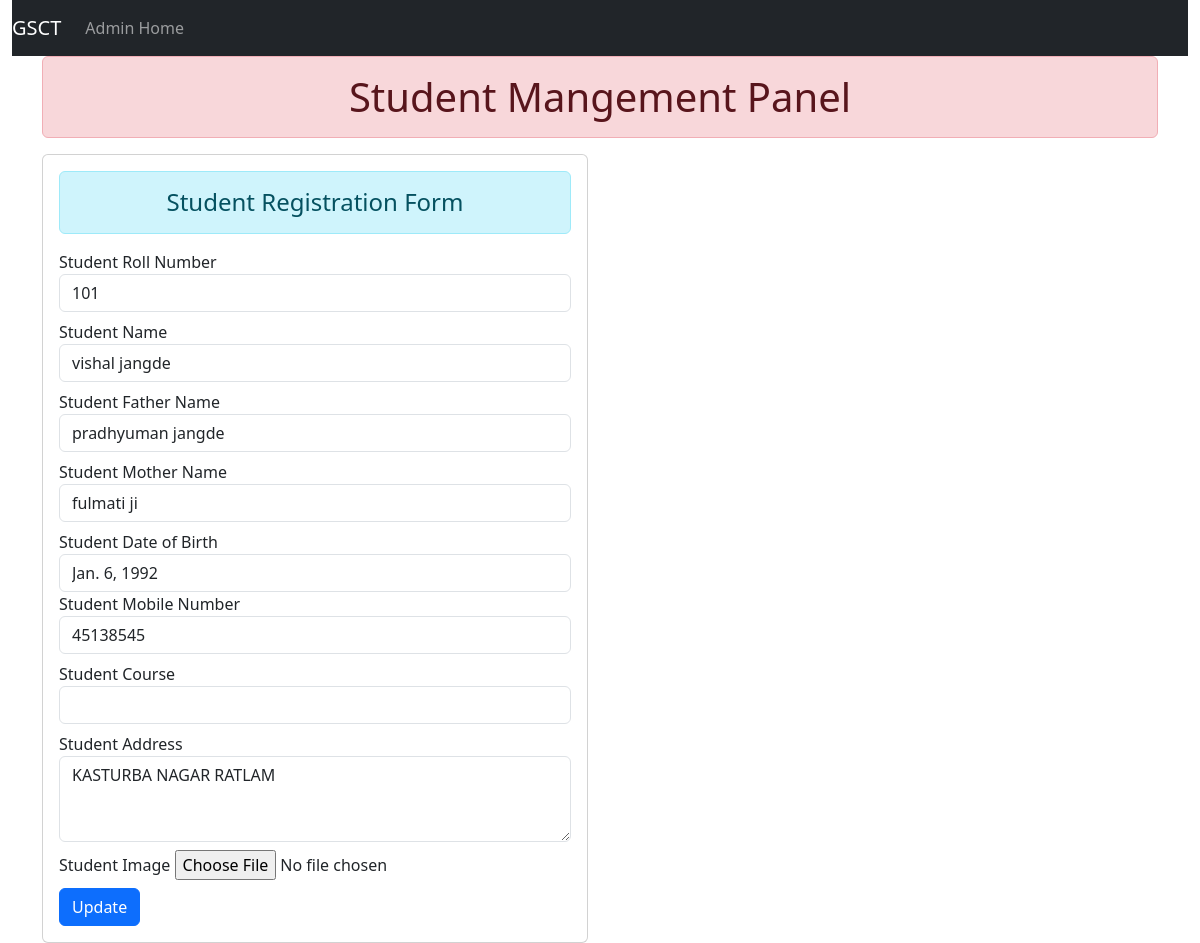
The app's page /update/1/ with its own data.
### student/models.py (models this page shows, shortened)
class Student(models.Model):
    course = models.ForeignKey(
        Course, verbose_name=("Course"), on_delete=models.CASCADE
    )
    year = models.ForeignKey(Year, verbose_name=("Year"), on_delete=models.CASCADE)
    semester = models.ForeignKey(
        Semester, verbose_name=("Semester"), on_delete=models.CASCADE
    )
    std_rollno = models.IntegerField()
    std_name = models.CharField(max_length=255)
    std_father_name = models.CharField(max_length=255)
    std_mother_name = models.CharField(max_length=255)
    std_age = models.DateField()
    std_mobile = models.IntegerField()
    std_address = models.CharField(max_length=500)
    std_image = models.FileField(
        upload_to="profile_images/", max_length=250, null=True, blank=True, default=None
    )

### student/views.py (the view)
# urls.py: path("update/<int:id>/", views.student_update, name="student_update"),
def student_update(request, id):
    std = Student.objects.get(pk=id)
    return render(request, "student_update.html", {"std": std})

### templates/student_update.html (shortened to what this page needs)
<!DOCTYPE html>
<html lang="en">
  {% load bootstrap5 %}
  {% bootstrap_css %}
  <head>
  </head>
  <body>
    <div class="container-fluid">
      <nav class="navbar navbar-expand-lg navbar-dark bg-dark">
        <div class="collapse navbar-collapse" id="navbarTogglerDemo01">
          <a class="navbar-brand" href="">GSCT</a>
          <ul class="navbar-nav mr-auto mt-2 mt-lg-0">
            <li class="nav-item active">
              <a class="nav-link" href="/admin/">Admin Home</a>
            </li>
          </ul>
        </div>
      </nav>
    </div>
    <div class="container">
      <h1 class="text-center alert alert-danger">Student Mangement Panel</h1>
      <div class="row">
        <div class="col-sm-6">
          <div class="card">
            <div class="card-body">
              <h4 class="text-center alert alert-info">Student Registration Form</h4>
              <form action="/doupdate/{{ std.std_rollno }}" method="post" enctype="multipart/form-data">
                <div class="form-group mb-2">
                  <label for="std_rollno">Student Roll Number</label>
                  <input type="number" class="form-control" id="std_rollno" name="std_rollno" value="{{ std.std_rollno }}" />
                </div>
                <div class="form-group mb-2">
                  <label for="std_name">Student Name</label>
                  <input type="text" class="form-control" id="std_name" name="std_name" value="{{ std.std_name }}" />
                </div>
                <div class="form-group mb-2">
                  <label for="std_father_name">Student Father Name</label>
                  <input type="text" class="form-control" id="std_father_name" name="std_father_name" value="{{ std.std_father_name }}" />
                </div>
                <div class="form-group mb-2">
                  <label for="std_mother_name">Student Mother Name</label>
                  <input type="text" class="form-control" id="std_mother_name" name="std_mother_name" value="{{ std.std_mother_name }}" />
                </div>
                <div class="form-group">
                    <label for="std_age">Student Date of Birth</label>
                    <input type="text" class="form-control" id="std_age" name="std_age" value="{{ std.std_age }}" placeholder="YYYY-MM-DD" pattern="\d{4}-\d{2}-\d{2}" title="Please enter a valid date in YYYY-MM-DD format"/>
                </div>
                <div class="form-group mb-2">
                  <label for="std_mobile">Student Mobile Number</label>
                  <input type="number" class="form-control" id="std_mobile" name="std_mobile" value="{{ std.std_mobile }}" />
                </div>
                <div class="form-group mb-2">
                  <label for="std_course">Student Course</label>
                  <input type="texta" class="form-control" id="std_course" name="std_course" value="{{ std.std_course }}" />
                </div>
                <div class="form-group mb-2">
                  <label for="std_address">Student Address</label>
                  <textarea class="form-control" id="std_address" name="std_address" rows="3">{{ std.std_address }}</textarea>
                </div>
                <div class="form-group mb-2">
                  <label for="std_image">Student Image</label>
                  <input type="file" class="form-control-file" id="std_image" name="std_image" />
                </div>
                <button type="submit" class="btn btn-primary">Update</button>
              </form>
            </div>
          </div>
        </div>
      </div>
    </div>
  </body>
</html>

### records on screen
Student: std_rollno "101", std_name "vishal jangde", std_father_name "pradhyuman jangde", std_mother_name "fulmati ji", std_age "Jan. 6, 1992", std_mobile "45138545", std_address "KASTURBA NAGAR RATLAM"
